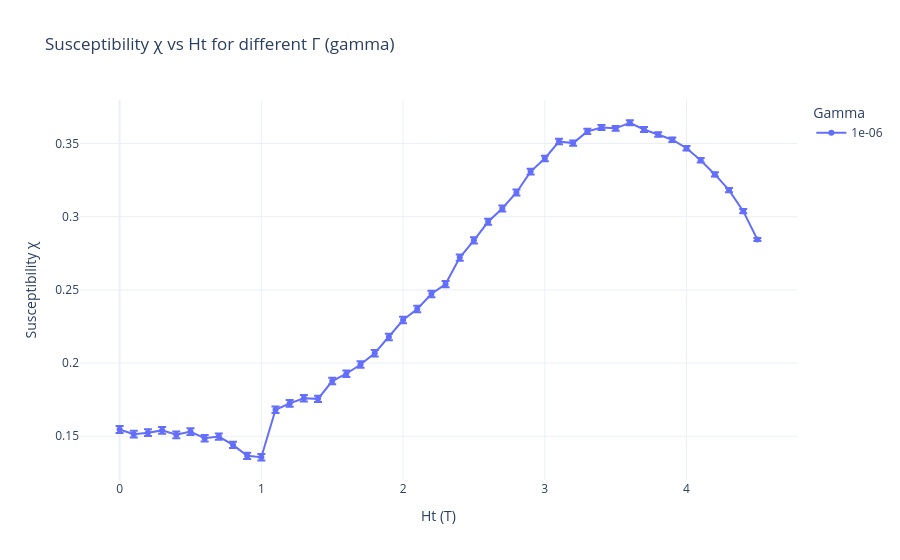

The notebook cell this image was saved under:
### Code cell
#Relaxed Ht = 1.0T
import pandas as pd
import glob
import numpy as np
import plotly.express as px
path = '/Users/jiakai/Desktop/SURF/code/_spirit/'
n_cycles = 240


# Pattern to match all relevant CSV files
file_pattern = path + "Susceptibility_multi_gammas_4_*_per_gamma_20_anisotropy_0.7_relax_step_200_gammas_-5_relax_1.0_gamma_1e-06_relaxed_2*.csv"

# List all matching files
csv_files = glob.glob(file_pattern)

# Print how many files were found
print(f"Found {len(csv_files)} files.")
repeats = len(csv_files)
for f in csv_files:
    print(f)

# Read and concatenate all files
df_all_relaxed_small_1 = pd.concat([pd.read_csv(f) for f in csv_files], ignore_index=True)

# Average over cycles, std divided by sqrt(n_cycles)
df_avg_relaxed_small_1 = (
    df_all_relaxed_small_1.groupby(["gamma", "Ht"], as_index=False)
    .agg(
        chi_mean=("chi", "mean"),
        chi_std=("chi", lambda x: x.std(ddof=1) / np.sqrt(4800+2400))
    )
)

# Plot
fig_relaxed_small_1 = px.line(
    df_avg_relaxed_small_1,
    x="Ht",
    y="chi_mean",
    error_y="chi_std",
    color="gamma",  # Different color per gamma
    markers=True,
    labels={
        "Ht": "Ht (T)",
        "chi_mean": "Susceptibility χ",
        "gamma": "Gamma",
    },
    title="Susceptibility χ vs Ht for different Γ (gamma)",
    template="plotly_white"
)


fig_relaxed_small_1.show()

### Figure 1 — Plotly figure (JSON) as saved in the notebook; plotly's stock layout.template omitted (floating-point values rounded to 4 significant figures)
{"data": [{"error_y": {"array": [0.002383, 0.00233, 0.002337, 0.002353, 0.002291, 0.002304, 0.002193, 0.002212, 0.0022, 0.002123, 0.002158, 0.002282, 0.002267, 0.002285, 0.002191, 0.002237, 0.002238, 0.002219, 0.002202, 0.002205, 0.002211, 0.002176, 0.002192, 0.002123, 0.002159, 0.002109, 0.002114, 0.002057, 0.002021, 0.001984, 0.001935, 0.001907, 0.001812, 0.001769, 0.001725, 0.00169, 0.001662, 0.001663, 0.001578, 0.001562, 0.001551, 0.001526, 0.00147, 0.00149, 0.001409, 0.001016]}, "hovertemplate": "Gamma=1e-06<br>Ht (T)=%{x}<br>Susceptibility χ=%{y}<extra></extra>", "legendgroup": "1e-06", "line": {"color": "#636efa", "dash": "solid"}, "marker": {"symbol": "circle"}, "mode": "lines+markers", "name": "1e-06", "orientation": "v", "showlegend": true, "x": [0.0, 0.1, 0.2, 0.3, 0.4, 0.5, 0.6, 0.7, 0.8, 0.9, 1.0, 1.1, 1.2, 1.3, 1.4, 1.5, 1.6, 1.7, 1.8, 1.9, 2.0, 2.1, 2.2, 2.3, 2.4, 2.5, 2.6, 2.7, 2.8, 2.9, 3.0, 3.1, 3.2, 3.3, 3.4, 3.5, 3.6, 3.7, 3.8, 3.9, 4.0, 4.1, 4.2, 4.3, 4.4, 4.5], "xaxis": "x", "y": [0.1546, 0.1514, 0.1524, 0.154, 0.151, 0.1532, 0.1486, 0.1497, 0.1441, 0.1366, 0.1357, 0.1681, 0.1724, 0.176, 0.1755, 0.1877, 0.1927, 0.199, 0.2068, 0.2178, 0.2294, 0.237, 0.2472, 0.254, 0.2721, 0.2839, 0.2965, 0.3056, 0.3165, 0.3308, 0.3398, 0.3514, 0.3503, 0.3582, 0.361, 0.3604, 0.3642, 0.3596, 0.3561, 0.3526, 0.3468, 0.3386, 0.3289, 0.3182, 0.3038, 0.2844], "yaxis": "y", "type": "scatter"}], "layout": {"xaxis": {"anchor": "y", "domain": [0.0, 1.0], "title": {"text": "Ht (T)"}}, "yaxis": {"anchor": "x", "domain": [0.0, 1.0], "title": {"text": "Susceptibility χ"}}, "legend": {"title": {"text": "Gamma"}, "tracegroupgap": 0}, "title": {"text": "Susceptibility χ vs Ht for different Γ (gamma)"}}}
